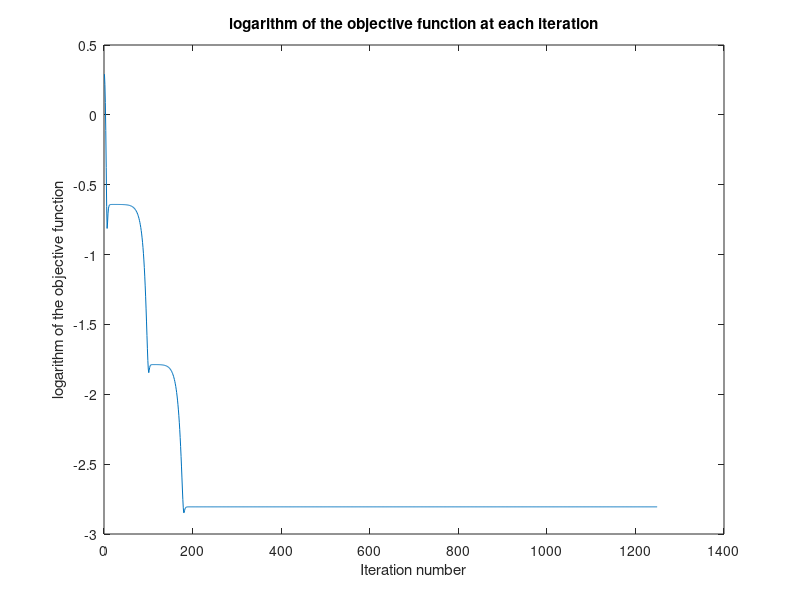
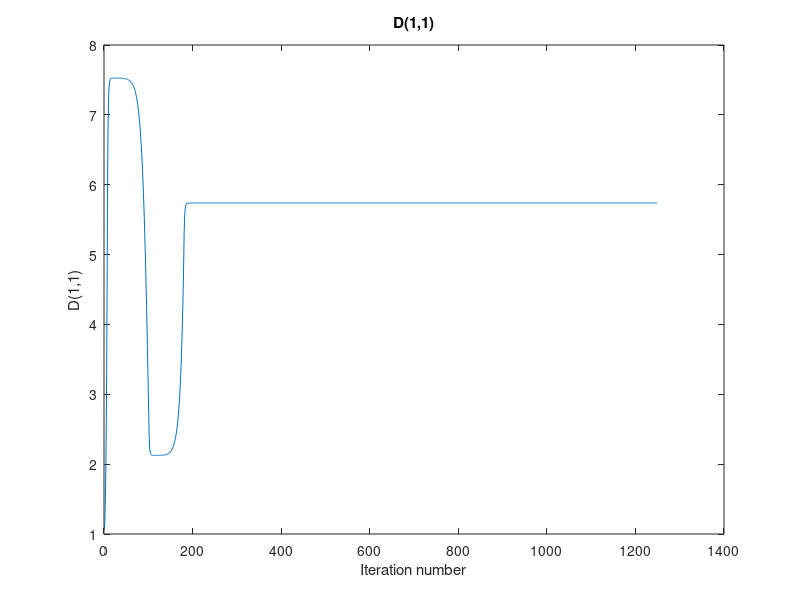
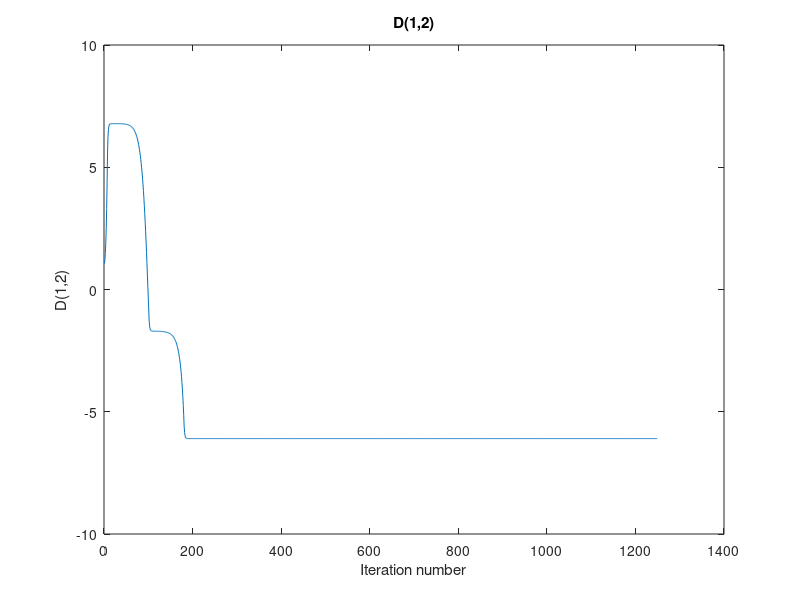
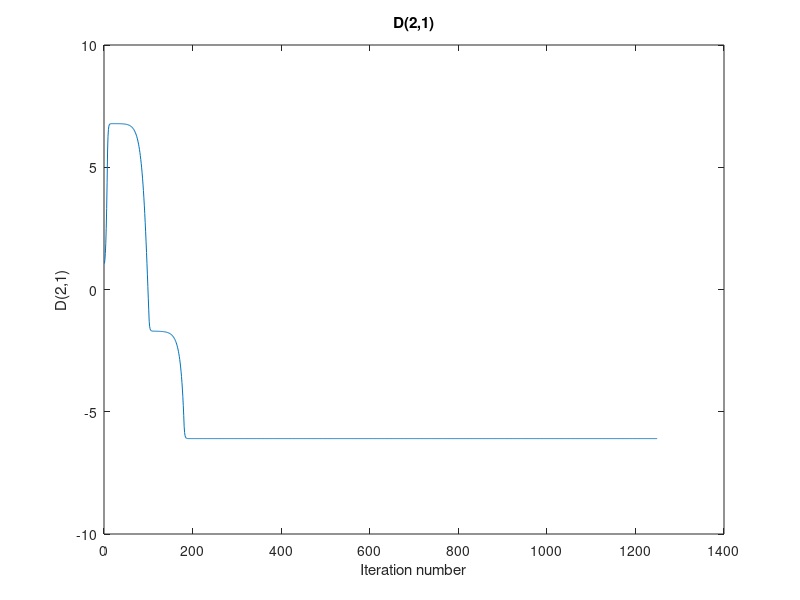

Here is the MATLAB script that generated these plots, in order:
%% CS 736: Assignment 2: Question 1 (Diffusion Tensor Magnetic Resonance Imaging)
%% Part a
g = [1,0; 0.866,0.5; 0.5, 0.866; 0,1; -0.5,0.866; -0.866,0.5];
S = [0.5045-0.0217i; 0.6874+0.0171i; 0.3632+0.1789i; 0.3483+0.1385i; 0.2606-0.0675i; 0.2407 + 0.1517i];
S0 = 1;
b0 = 0.1;
a = 1; b = 1; c = 1;
L = [a, 0;b, c];   %L=[a,0; b,c] a>0, c>0
gradient = [0;0;0]; %Initialization of gradient vector
lambda = 0.1; %Step size
fSequence = [];
d11Sequence = [];
d12Sequence = [];
d21Sequence = [];
d22Sequence = [];
while(lambda~= 0)
    resultOld = [a;b;c];
    fOld = 0;
    for i = 1:1:size(g,1)
        gradient(1) = gradient(1) + 2*(abs(S(i))-S0*exp(-b0*g(i,:)*(L*L')*g(i,:)'))*(-S0*exp(-b0*g(i,:)*(L*L')*g(i,:)'))*(-b0*(2*g(i,1)^2*a + 2*g(i,1)*g(i,2)*b));
        gradient(2) = gradient(2) + 2*(abs(S(i))-S0*exp(-b0*g(i,:)*(L*L')*g(i,:)'))*(-S0*exp(-b0*g(i,:)*(L*L')*g(i,:)'))*(-b0*(2*g(i,1)*g(i,2)*a + 2*g(i,2)^2*b));
        gradient(3) = gradient(3) + 2*(abs(S(i))-S0*exp(-b0*g(i,:)*(L*L')*g(i,:)'))*(-S0*exp(-b0*g(i,:)*(L*L')*g(i,:)'))*(-b0*(2*g(i,2)^2*c));
        fOld = fOld + (abs(S(i))-S0*exp(-b0*g(i,:)*(L*L')*g(i,:)'))^2;
    end
    resultNew = resultOld - lambda * gradient;  % Gradient Descent
    a = resultNew(1);
    b = resultNew(2);
    c = resultNew(3);
    L = [a, 0;b, c];   %new L
    fNew = 0;
    for i = 1:1:size(g,1)
        fNew = fNew + (abs(S(i))-S0*exp(-b0*g(i,:)*(L*L')*g(i,:)'))^2;
    end
    fSequence = horzcat(fSequence, log(fNew));
    D = L*L';
    d11Sequence = horzcat(d11Sequence, D(1,1));
    d12Sequence = horzcat(d12Sequence, D(1,2));
    d21Sequence = horzcat(d21Sequence, D(2,1));
    d22Sequence = horzcat(d22Sequence, D(2,2));
    if(fNew<fOld) %Improved solution
        lambda = lambda*1.1; % Increase step size by 10%
    else
        lambda = 0.5*lambda; % Decrease step size by 50%
    end 
end
figure;
plot(fSequence);
title('logarithm of the objective function at each iteration');
xlabel('Iteration number');
ylabel('logarithm of the objective function');

figure;
plot(d11Sequence);
title('D(1,1)');
xlabel('Iteration number');
ylabel('D(1,1)');

figure;
plot(d12Sequence);
title('D(1,2)');
xlabel('Iteration number');
ylabel('D(1,2)');

figure;
plot(d21Sequence);
title('D(2,1)');
xlabel('Iteration number');
ylabel('D(2,1)');

figure;
plot(d22Sequence);
title('D(2,2)');
xlabel('Iteration number');
ylabel('D(2,2)');

disp('matrix D obtained is');
disp(D);
disp('Clearly as D is a symmetric matrix we can see that the plots of D(1,2) and D(2,1) are identical');


%% Part b
[eigenVector, eigenValue] = eig(D);
if(eigenValue(1,1)>eigenValue(2,2))
    gPrincipal = eigenVector(:,1);
    diffusionMax = eigenValue(1,1);
    gOrtho = eigenVector(:,2);
    diffusionOrtho = eigenValue(2,2);
else
    gPrincipal = eigenVector(:,2);
    diffusionMax = eigenValue(2,2);
    gOrtho = eigenVector(:,1);
    diffusionOrtho = eigenValue(1,1);
end
disp('Principal direction is')
disp(gPrincipal);
disp('Diffusion in the principal direction is')
disp(diffusionMax);
%% Part c
disp('Vector orthogonal to the principal vector')
disp(gOrtho);
disp('Diffusion in the orthogonal direction is');
disp(diffusionOrtho);
disp('Factor by which diffusion in the principal direction is more as compared to the diffusion in the direction orthogonal to it is');
disp(diffusionMax/diffusionOrtho);